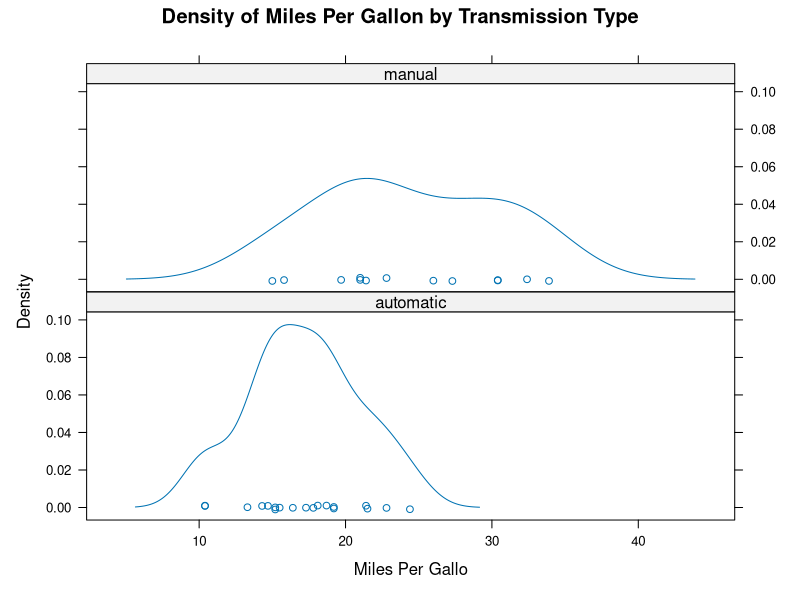
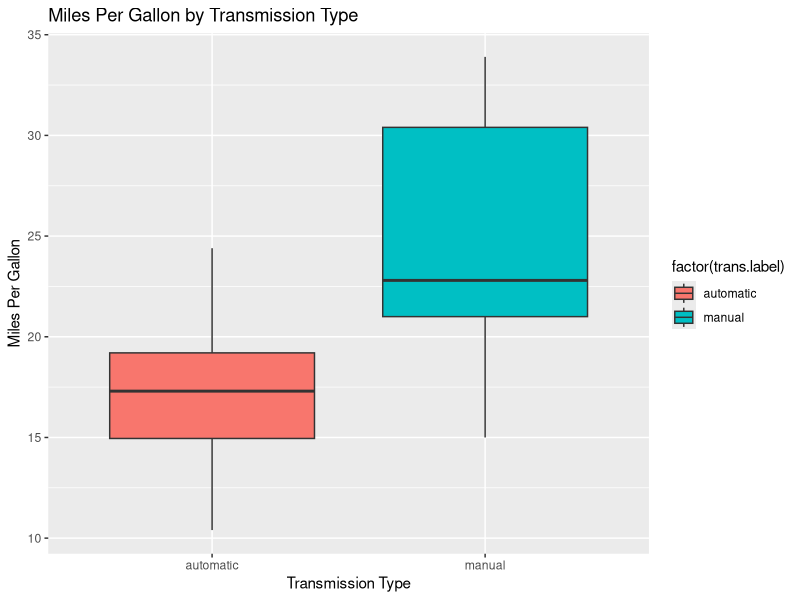
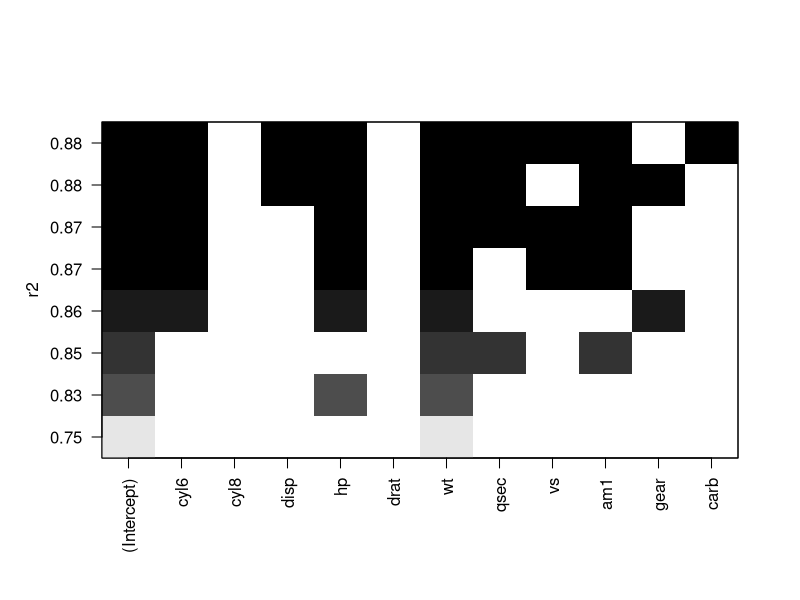
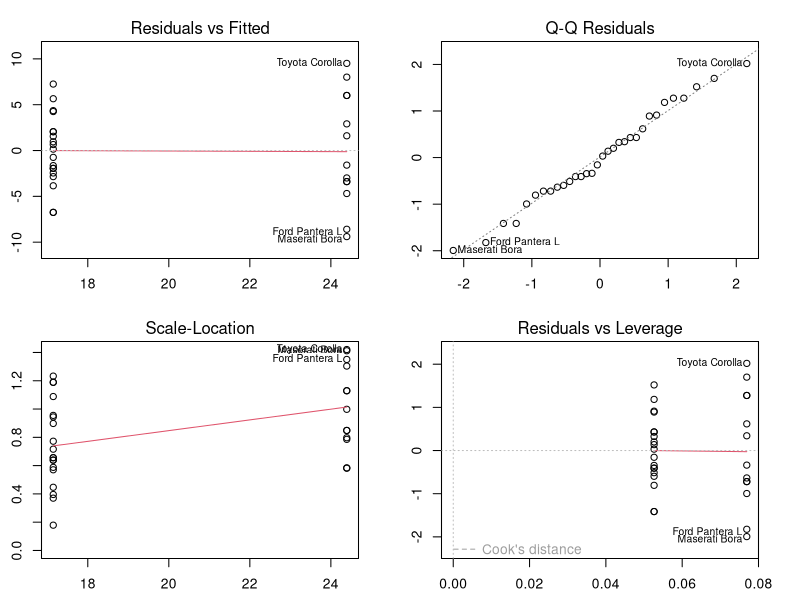
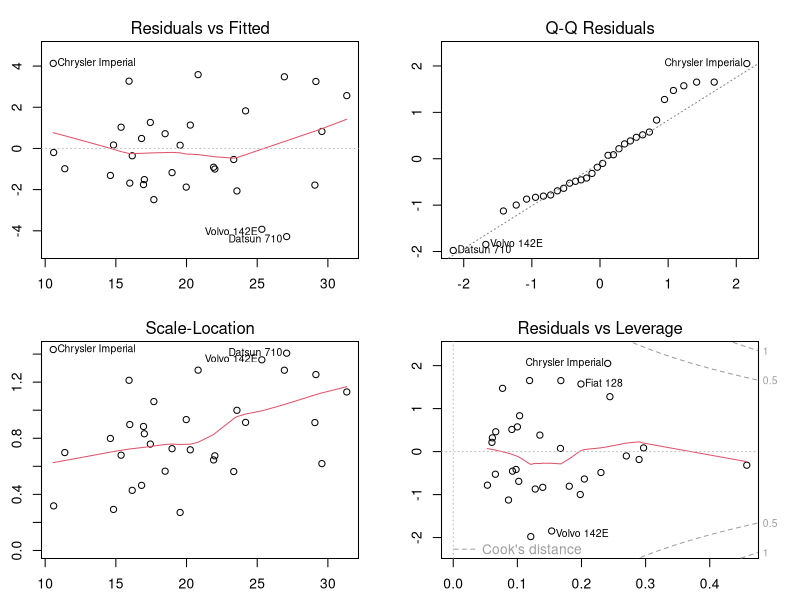

Write the R code that produced these figures, in order.
dim(mtcars)
mtcars

library(lattice)
trans.label <- ifelse(mtcars$am == 1,'manual','automatic')
densityplot(~ mtcars$mpg|trans.label, layout=c(1,2),
            main="Density of Miles Per Gallon by Transmission Type",
            xlab="Miles Per Gallo")

library(ggplot2)
ggplot(mtcars,aes(trans.label,mpg)) + 
  geom_boxplot(aes(fill=factor(trans.label))) +
  xlab('Transmission Type') + 
  ylab('Miles Per Gallon') + 
  ggtitle('Miles Per Gallon by Transmission Type')


cor(mtcars[,1],mtcars[,2:11])

mtcars$cyl <- as.factor(mtcars$cyl)
mtcars$am <- as.factor(mtcars$am)

fit.1 <- lm(mpg ~ factor(am), data = mtcars)
summary(fit.1)

library(MASS)
step <- stepAIC(fit.1, direction="forward")
step$anova

library(leaps)
leaps <- regsubsets(mpg ~ ., data = mtcars)
summary(leaps)
plot(leaps,scale="r2")

par(mar = rep(2.5, 4))
par(mfrow = c(2,2))
plot(step)

summary(step)

library(MASS)
step <- stepAIC(lm(mpg ~ ., data = mtcars), scope = ~ .^2, direction="both")
summary(step)


fit.2 <- lm(mpg ~ factor(am)*qsec + wt, data = mtcars)
summary(fit.2)
plot(fit.2)
